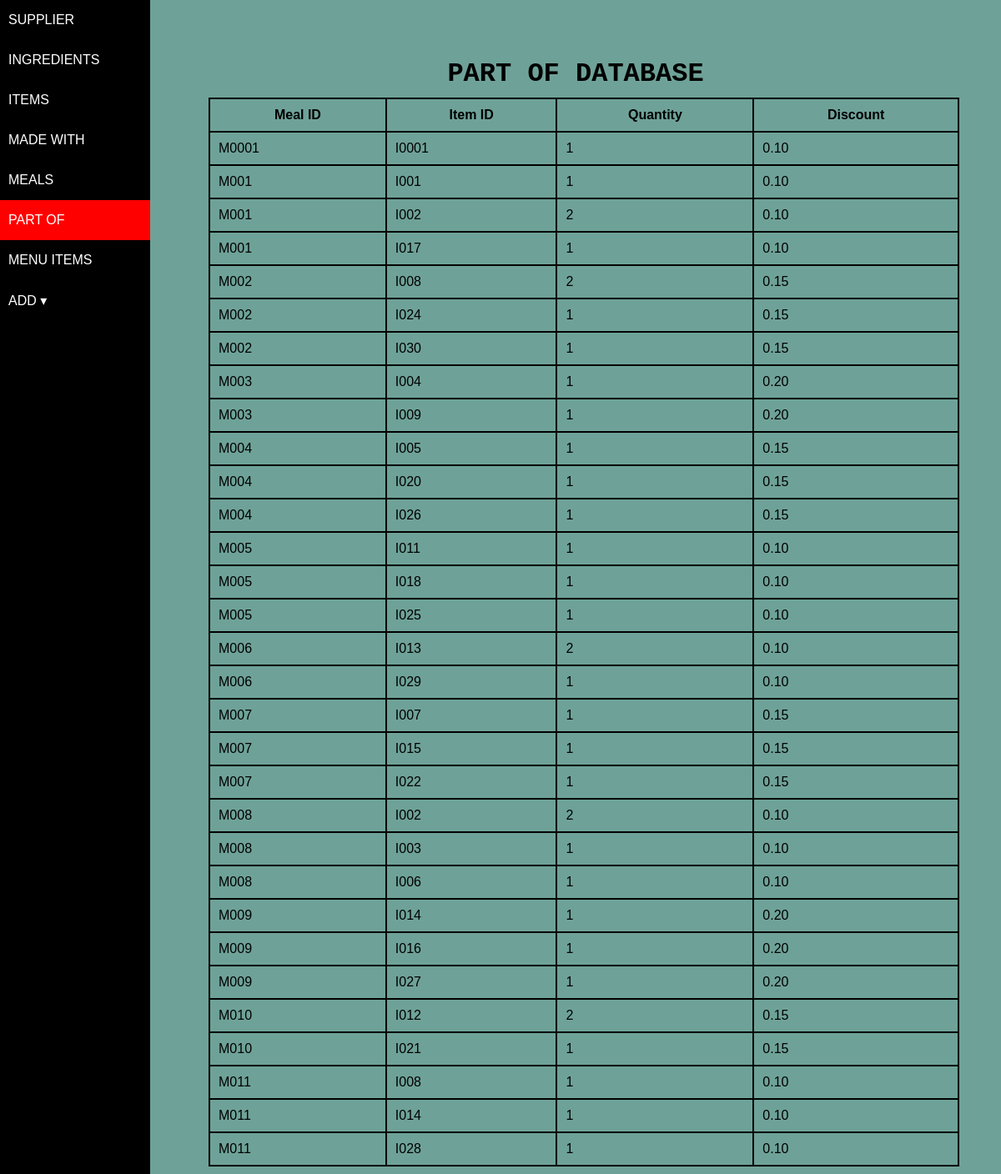
The app's page /db_partof.php with its own data.
### tables this page shows
CREATE TABLE `partof` (
  `mealid` char(5) NOT NULL,
  `itemid` char(5) NOT NULL,
  `quantity` int(11) NOT NULL,
  `discount` decimal(2,2) NOT NULL
);

### db_partof.php (the view, shortened to what this page needs)
<?php
include_once 'connection.php';
include_once 'navbar.php';
?>
<!DOCTYPE html>
<html lang="en">
<head>
    <link rel="stylesheet" href="tbl/css/table.css">
    <link rel="stylesheet" href="navbar.css">
</head>
<body>
    <div class="table">
    <h1>PART OF DATABASE</h1>
    <table>
        <thead>
            <tr>
                <th>Meal ID</th>
                <th>Item ID</th>
                <th>Quantity</th>
                <th>Discount</th>
            </tr>
        </thead>
        <tbody id="table-data">
                        <?php
                        $sql1 = mysqli_query($conn, "SELECT * FROM partof");
                        while ($row = $sql1->fetch_assoc()) {
                            echo '
                                <tr>
                                    <td>' . $row['mealid'] . '</td>
                                    <td>' . $row['itemid'] . '</td>
                                    <td>' . $row['quantity'] . '</td>
                                    <td>' . $row['discount'] . '</td>
                                </tr>';
                        }
                        ?>
                    </tbody>
    </table>
    </div>
</body>
</html>

### navbar.css (style rules this page uses)
* { padding: 0; margin: 0; font-family: Arial, Helvetica, sans-serif; }

### tbl/css/table.css (style rules this page uses)
body { background-color: #257464a9; }
.table { position: absolute; top: 5%; left: 20%; width: 75%; }
h1 { text-align: center; }
table, th, td { margin: 10px; border: 2px solid black; }
th, td { padding: 10px; }
table { border-collapse: collapse; width: 100%; }
h1 { font-family: 'Courier New', Courier, monospace; }

### records on screen
partof: mealid "M0001", itemid "I0001", quantity "1", discount "0.10"
partof: mealid "M001", itemid "I001", quantity "1", discount "0.10"
partof: mealid "M001", itemid "I002", quantity "2", discount "0.10"
partof: mealid "M001", itemid "I017", quantity "1", discount "0.10"
partof: mealid "M002", itemid "I008", quantity "2", discount "0.15"
partof: mealid "M002", itemid "I024", quantity "1", discount "0.15"
partof: mealid "M002", itemid "I030", quantity "1", discount "0.15"
partof: mealid "M003", itemid "I004", quantity "1", discount "0.20"
partof: mealid "M003", itemid "I009", quantity "1", discount "0.20"
partof: mealid "M004", itemid "I005", quantity "1", discount "0.15"
partof: mealid "M004", itemid "I020", quantity "1", discount "0.15"
partof: mealid "M004", itemid "I026", quantity "1", discount "0.15"
partof: mealid "M005", itemid "I011", quantity "1", discount "0.10"
partof: mealid "M005", itemid "I018", quantity "1", discount "0.10"
partof: mealid "M005", itemid "I025", quantity "1", discount "0.10"
partof: mealid "M006", itemid "I013", quantity "2", discount "0.10"
partof: mealid "M006", itemid "I029", quantity "1", discount "0.10"
partof: mealid "M007", itemid "I007", quantity "1", discount "0.15"
partof: mealid "M007", itemid "I015", quantity "1", discount "0.15"
partof: mealid "M007", itemid "I022", quantity "1", discount "0.15"
partof: mealid "M008", itemid "I002", quantity "2", discount "0.10"
partof: mealid "M008", itemid "I003", quantity "1", discount "0.10"
partof: mealid "M008", itemid "I006", quantity "1", discount "0.10"
partof: mealid "M009", itemid "I014", quantity "1", discount "0.20"
partof: mealid "M009", itemid "I016", quantity "1", discount "0.20"
partof: mealid "M009", itemid "I027", quantity "1", discount "0.20"
partof: mealid "M010", itemid "I012", quantity "2", discount "0.15"
partof: mealid "M010", itemid "I021", quantity "1", discount "0.15"
partof: mealid "M011", itemid "I008", quantity "1", discount "0.10"
partof: mealid "M011", itemid "I014", quantity "1", discount "0.10"
partof: mealid "M011", itemid "I028", quantity "1", discount "0.10"
